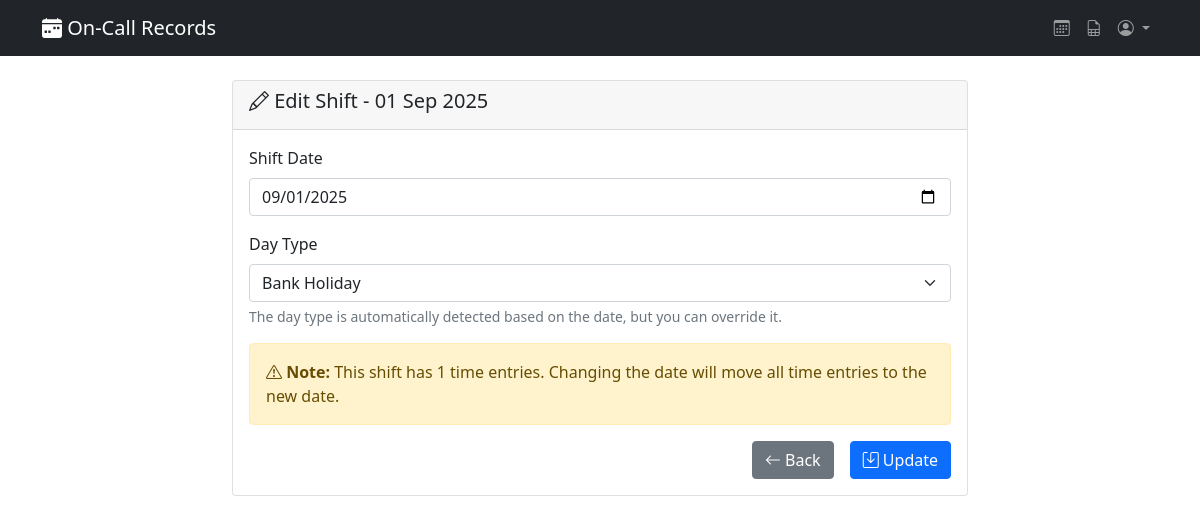
/shift/9/edit/ (signed in), run on the app's committed database.
### records/models.py (models this page shows, shortened)
class Shift(models.Model):
    DAY_TYPES = [
        ('Weekday', 'Weekday'),
        ('Saturday', 'Saturday'),
        ('Sunday', 'Sunday'),
        ('BankHoliday', 'Bank Holiday'),
    ]
    staff = models.ForeignKey(OnCallStaff, on_delete=models.CASCADE)
    date = models.DateField()
    day_type = models.CharField(max_length=20, choices=DAY_TYPES, default='Weekday')
    class Meta:
        unique_together = ('staff', 'date')

### records/views.py (the view)
# urls.py: path('shift/<int:shift_id>/edit/', views.edit_shift, name='edit_shift'),
@require_oncall_staff
def edit_shift(request, shift_id):
    staff = request.staff
    shift = get_object_or_404(Shift, id=shift_id, staff=staff)
    if request.method == 'POST':
        form = ShiftForm(request.POST, instance=shift)
        if form.is_valid():
            updated_shift = form.save()
            messages.success(request, 'Shift updated successfully!')
            return redirect(get_dashboard_url_with_date(updated_shift.date))
    else:
        form = ShiftForm(instance=shift)
    return render(request, 'records/edit_shift.html', {
        'form': form,
        'shift': shift,
    })

### records/forms.py (shortened to what this page needs)
class ShiftForm(forms.ModelForm):
    def __init__(self, *args, **kwargs):
        super().__init__(*args, **kwargs)
        if not self.instance.pk:
            self.fields['date'].initial = timezone.now().date()
        today = timezone.now().date().isoformat()
        self.fields['date'].widget.attrs['max'] = today
    class Meta:
        model = Shift
        fields = ['date', 'day_type']
        widgets = {
            'date': forms.DateInput(attrs={'type': 'date', 'class': 'form-control'}),
            'day_type': forms.Select(attrs={'class': 'form-select'}),
        }

### records/templates/records/edit_shift.html (shortened to what this page needs)
{% extends 'records/base.html' %}
{% block content %}
<div class="row justify-content-center">
    <div class="col-md-8">
        <div class="card">
            <div class="card-header">
                <h5><i class="bi bi-pencil"></i> Edit Shift - {{ shift.date|date:"d M Y" }}</h5>
            </div>
            <div class="card-body">
                <form method="post">
                    <div class="mb-3">
                        <label for="{{ form.date.id_for_label }}" class="form-label">Shift Date</label>
                        {{ form.date }}
                    </div>
                    <div class="mb-3">
                        <label for="{{ form.day_type.id_for_label }}" class="form-label">Day Type</label>
                        {{ form.day_type }}
                        <div class="form-text">The day type is automatically detected based on the date, but you can override it.</div>
                    </div>
                    <div class="alert alert-warning">
                        <i class="bi bi-exclamation-triangle"></i>
                        <strong>Note:</strong> This shift has {{ shift.time_entries.count }} time entries. Changing the date will move all time entries to the new date.
                    </div>
                    <div class="d-grid gap-2 d-md-flex justify-content-md-end">
                        <a href="{% url 'dashboard' %}" class="btn btn-secondary me-md-2">
                            <i class="bi bi-arrow-left"></i> Back
                        </a>
                        <button type="submit" class="btn btn-primary">
                            <i class="bi bi-save"></i> Update
                        </button>
                    </div>
                </form>
            </div>
        </div>
    </div>
</div>
{% endblock %}

### data on the page
Shift: date "01 Sep 2025", date "09/01/2025", day_type "Bank Holiday", time_entries.count "1"
